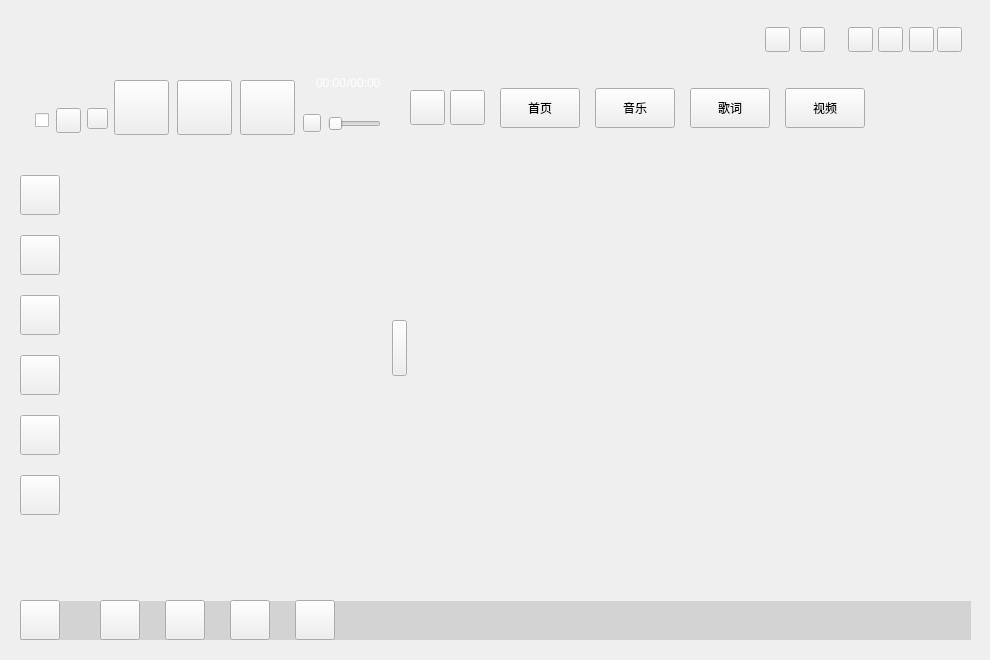
<?xml version="1.0" encoding="UTF-8"?>
<ui version="4.0">
 <class>MusicApplication</class>
 <widget class="QWidget" name="MusicApplication">
  <property name="geometry">
   <rect>
    <x>0</x>
    <y>0</y>
    <width>990</width>
    <height>660</height>
   </rect>
  </property>
  <property name="windowTitle">
   <string>天天酷音</string>
  </property>
  <property name="windowIcon">
   <iconset resource="../../musicQrc/MusicPlayer.qrc">
    <normaloff>:/image/windowicon</normaloff>:/image/windowicon</iconset>
  </property>
  <widget class="QToolButton" name="windowClose">
   <property name="geometry">
    <rect>
     <x>937</x>
     <y>27</y>
     <width>25</width>
     <height>25</height>
    </rect>
   </property>
   <property name="text">
    <string/>
   </property>
  </widget>
  <widget class="QToolButton" name="minimization">
   <property name="geometry">
    <rect>
     <x>909</x>
     <y>27</y>
     <width>25</width>
     <height>25</height>
    </rect>
   </property>
   <property name="text">
    <string/>
   </property>
  </widget>
  <widget class="QLabel" name="background">
   <property name="geometry">
    <rect>
     <x>20</x>
     <y>20</y>
     <width>950</width>
     <height>620</height>
    </rect>
   </property>
   <property name="styleSheet">
    <string notr="true"/>
   </property>
   <property name="text">
    <string/>
   </property>
   <property name="scaledContents">
    <bool>false</bool>
   </property>
  </widget>
  <widget class="QToolButton" name="musicPrivious">
   <property name="geometry">
    <rect>
     <x>114</x>
     <y>80</y>
     <width>55</width>
     <height>55</height>
    </rect>
   </property>
   <property name="text">
    <string/>
   </property>
  </widget>
  <widget class="QToolButton" name="musicNext">
   <property name="geometry">
    <rect>
     <x>240</x>
     <y>80</y>
     <width>55</width>
     <height>55</height>
    </rect>
   </property>
   <property name="text">
    <string/>
   </property>
  </widget>
  <widget class="MusicTimerSliderWidget" name="musicTimeWidget" native="true">
   <property name="geometry">
    <rect>
     <x>20</x>
     <y>45</y>
     <width>375</width>
     <height>40</height>
    </rect>
   </property>
   <property name="styleSheet">
    <string notr="true"/>
   </property>
  </widget>
  <widget class="QToolButton" name="menuSetting">
   <property name="geometry">
    <rect>
     <x>20</x>
     <y>600</y>
     <width>40</width>
     <height>40</height>
    </rect>
   </property>
   <property name="text">
    <string/>
   </property>
   <property name="popupMode">
    <enum>QToolButton::InstantPopup</enum>
   </property>
  </widget>
  <widget class="QToolButton" name="musicKey">
   <property name="geometry">
    <rect>
     <x>177</x>
     <y>80</y>
     <width>55</width>
     <height>55</height>
    </rect>
   </property>
   <property name="text">
    <string/>
   </property>
  </widget>
  <widget class="QToolButton" name="musicSound">
   <property name="geometry">
    <rect>
     <x>303</x>
     <y>114</y>
     <width>18</width>
     <height>18</height>
    </rect>
   </property>
   <property name="styleSheet">
    <string notr="true">border-image: url(:/image/soundmax);</string>
   </property>
   <property name="text">
    <string/>
   </property>
  </widget>
  <widget class="QSlider" name="musicSoundSlider">
   <property name="geometry">
    <rect>
     <x>328</x>
     <y>116</y>
     <width>53</width>
     <height>16</height>
    </rect>
   </property>
   <property name="orientation">
    <enum>Qt::Horizontal</enum>
   </property>
  </widget>
  <widget class="QStackedWidget" name="songsContainer">
   <property name="geometry">
    <rect>
     <x>60</x>
     <y>144</y>
     <width>331</width>
     <height>455</height>
    </rect>
   </property>
  </widget>
  <widget class="MusicMarqueeWidget" name="showCurrentSong" native="true">
   <property name="geometry">
    <rect>
     <x>90</x>
     <y>30</y>
     <width>200</width>
     <height>31</height>
    </rect>
   </property>
   <property name="styleSheet">
    <string notr="true">color:#FFFFFF;font-weight:bold;font-size:15px;</string>
   </property>
   <property name="text" stdset="0">
    <string>当前无正在播放的歌曲</string>
   </property>
  </widget>
  <widget class="QToolButton" name="musicSetting">
   <property name="geometry">
    <rect>
     <x>165</x>
     <y>600</y>
     <width>40</width>
     <height>40</height>
    </rect>
   </property>
   <property name="styleSheet">
    <string notr="true"/>
   </property>
   <property name="text">
    <string/>
   </property>
  </widget>
  <widget class="QToolButton" name="musicImport">
   <property name="geometry">
    <rect>
     <x>100</x>
     <y>600</y>
     <width>40</width>
     <height>40</height>
    </rect>
   </property>
   <property name="styleSheet">
    <string notr="true"/>
   </property>
   <property name="text">
    <string/>
   </property>
  </widget>
  <widget class="QToolButton" name="musicSearch">
   <property name="geometry">
    <rect>
     <x>230</x>
     <y>600</y>
     <width>40</width>
     <height>40</height>
    </rect>
   </property>
   <property name="styleSheet">
    <string notr="true"/>
   </property>
   <property name="text">
    <string/>
   </property>
  </widget>
  <widget class="QToolButton" name="musicCurrentLocation">
   <property name="geometry">
    <rect>
     <x>295</x>
     <y>600</y>
     <width>40</width>
     <height>40</height>
    </rect>
   </property>
   <property name="styleSheet">
    <string notr="true"/>
   </property>
   <property name="text">
    <string/>
   </property>
  </widget>
  <widget class="MusicLocalSongSearchInlineEdit" name="musicSongSearchLine" native="true">
   <property name="geometry">
    <rect>
     <x>504</x>
     <y>27</y>
     <width>261</width>
     <height>25</height>
    </rect>
   </property>
   <property name="styleSheet">
    <string notr="true"/>
   </property>
   <property name="text" stdset="0">
    <string/>
   </property>
  </widget>
  <widget class="QLabel" name="musicWindowSpace">
   <property name="geometry">
    <rect>
     <x>380</x>
     <y>20</y>
     <width>590</width>
     <height>45</height>
    </rect>
   </property>
   <property name="styleSheet">
    <string notr="true">border-image: url(:/image/screentop);</string>
   </property>
   <property name="text">
    <string/>
   </property>
  </widget>
  <widget class="QPushButton" name="musicSearchButton">
   <property name="geometry">
    <rect>
     <x>765</x>
     <y>27</y>
     <width>25</width>
     <height>25</height>
    </rect>
   </property>
   <property name="styleSheet">
    <string notr="true">border-image: url(:/share/searchlineleft);</string>
   </property>
   <property name="text">
    <string/>
   </property>
  </widget>
  <widget class="QToolButton" name="musicWindowChangeSkin">
   <property name="geometry">
    <rect>
     <x>800</x>
     <y>27</y>
     <width>25</width>
     <height>25</height>
    </rect>
   </property>
   <property name="styleSheet">
    <string notr="true"/>
   </property>
   <property name="text">
    <string/>
   </property>
  </widget>
  <widget class="QStackedWidget" name="SurfaceStackedWidget">
   <property name="geometry">
    <rect>
     <x>390</x>
     <y>144</y>
     <width>541</width>
     <height>455</height>
    </rect>
   </property>
   <property name="currentIndex">
    <number>0</number>
   </property>
   <widget class="QLabel" name="showPicture">
    <property name="styleSheet">
     <string notr="true">border-image:url(:/image/beauty)</string>
    </property>
   </widget>
   <widget class="MusicSongSearchOnlineWidget" name="songSearchWidget"/>
   <widget class="MusicLrcContainerForInline" name="musiclrccontainerforinline"/>
  </widget>
  <widget class="QPushButton" name="musicSearchWidgetButton">
   <property name="geometry">
    <rect>
     <x>595</x>
     <y>88</y>
     <width>80</width>
     <height>40</height>
    </rect>
   </property>
   <property name="styleSheet">
    <string notr="true"/>
   </property>
   <property name="text">
    <string>音乐</string>
   </property>
  </widget>
  <widget class="QPushButton" name="musicLrcWidgetButton">
   <property name="geometry">
    <rect>
     <x>690</x>
     <y>88</y>
     <width>80</width>
     <height>40</height>
    </rect>
   </property>
   <property name="styleSheet">
    <string notr="true"/>
   </property>
   <property name="text">
    <string>歌词</string>
   </property>
  </widget>
  <widget class="QPushButton" name="musicSearchRefreshButton">
   <property name="geometry">
    <rect>
     <x>450</x>
     <y>90</y>
     <width>35</width>
     <height>35</height>
    </rect>
   </property>
   <property name="styleSheet">
    <string notr="true"/>
   </property>
   <property name="text">
    <string/>
   </property>
  </widget>
  <widget class="QPushButton" name="musicIndexWidgetButton">
   <property name="geometry">
    <rect>
     <x>500</x>
     <y>88</y>
     <width>80</width>
     <height>40</height>
    </rect>
   </property>
   <property name="styleSheet">
    <string notr="true"/>
   </property>
   <property name="text">
    <string>首页</string>
   </property>
  </widget>
  <widget class="QLabel" name="showDownloadGif">
   <property name="geometry">
    <rect>
     <x>930</x>
     <y>510</y>
     <width>41</width>
     <height>101</height>
    </rect>
   </property>
   <property name="text">
    <string/>
   </property>
  </widget>
  <widget class="QCheckBox" name="musicDesktopLrc">
   <property name="geometry">
    <rect>
     <x>35</x>
     <y>113</y>
     <width>15</width>
     <height>15</height>
    </rect>
   </property>
   <property name="text">
    <string/>
   </property>
   <property name="checkable">
    <bool>true</bool>
   </property>
   <property name="checked">
    <bool>false</bool>
   </property>
  </widget>
  <widget class="QToolButton" name="musicBestLove">
   <property name="geometry">
    <rect>
     <x>87</x>
     <y>108</y>
     <width>21</width>
     <height>21</height>
    </rect>
   </property>
   <property name="text">
    <string/>
   </property>
  </widget>
  <widget class="QWidget" name="horizontalLayoutWidget">
   <property name="geometry">
    <rect>
     <x>400</x>
     <y>26</y>
     <width>101</width>
     <height>31</height>
    </rect>
   </property>
   <layout class="QHBoxLayout" name="userWindow">
    <property name="spacing">
     <number>0</number>
    </property>
    <property name="topMargin">
     <number>0</number>
    </property>
   </layout>
  </widget>
  <widget class="QToolButton" name="musicButton_tools">
   <property name="geometry">
    <rect>
     <x>20</x>
     <y>475</y>
     <width>40</width>
     <height>40</height>
    </rect>
   </property>
   <property name="text">
    <string/>
   </property>
   <property name="popupMode">
    <enum>QToolButton::InstantPopup</enum>
   </property>
  </widget>
  <widget class="MusicEnhancedWidget" name="musicEnhancedButton" native="true">
   <property name="geometry">
    <rect>
     <x>335</x>
     <y>95</y>
     <width>50</width>
     <height>20</height>
    </rect>
   </property>
  </widget>
  <widget class="QToolButton" name="musicWindowRemote">
   <property name="geometry">
    <rect>
     <x>878</x>
     <y>27</y>
     <width>25</width>
     <height>25</height>
    </rect>
   </property>
   <property name="styleSheet">
    <string notr="true"/>
   </property>
   <property name="text">
    <string/>
   </property>
  </widget>
  <widget class="QToolButton" name="musicButton_playlist">
   <property name="geometry">
    <rect>
     <x>20</x>
     <y>175</y>
     <width>40</width>
     <height>40</height>
    </rect>
   </property>
   <property name="styleSheet">
    <string notr="true"/>
   </property>
   <property name="text">
    <string/>
   </property>
  </widget>
  <widget class="QToolButton" name="musicButton_radio">
   <property name="geometry">
    <rect>
     <x>20</x>
     <y>235</y>
     <width>40</width>
     <height>40</height>
    </rect>
   </property>
   <property name="styleSheet">
    <string notr="true"/>
   </property>
   <property name="text">
    <string/>
   </property>
  </widget>
  <widget class="QToolButton" name="musicButton_mydownl">
   <property name="geometry">
    <rect>
     <x>20</x>
     <y>295</y>
     <width>40</width>
     <height>40</height>
    </rect>
   </property>
   <property name="styleSheet">
    <string notr="true"/>
   </property>
   <property name="text">
    <string/>
   </property>
  </widget>
  <widget class="QToolButton" name="musicButton_cloud">
   <property name="geometry">
    <rect>
     <x>20</x>
     <y>415</y>
     <width>40</width>
     <height>40</height>
    </rect>
   </property>
   <property name="styleSheet">
    <string notr="true"/>
   </property>
   <property name="text">
    <string/>
   </property>
  </widget>
  <widget class="QPushButton" name="vedioWidgetButton">
   <property name="geometry">
    <rect>
     <x>785</x>
     <y>88</y>
     <width>80</width>
     <height>40</height>
    </rect>
   </property>
   <property name="styleSheet">
    <string notr="true"/>
   </property>
   <property name="text">
    <string>视频</string>
   </property>
  </widget>
  <widget class="QLabel" name="playCurrentTime">
   <property name="geometry">
    <rect>
     <x>316</x>
     <y>75</y>
     <width>30</width>
     <height>15</height>
    </rect>
   </property>
   <property name="styleSheet">
    <string notr="true">color:#FFFFFF;</string>
   </property>
   <property name="text">
    <string>00:00</string>
   </property>
  </widget>
  <widget class="QLabel" name="playTotalTime">
   <property name="geometry">
    <rect>
     <x>347</x>
     <y>75</y>
     <width>35</width>
     <height>15</height>
    </rect>
   </property>
   <property name="styleSheet">
    <string notr="true">color:#FFFFFF;</string>
   </property>
   <property name="text">
    <string>/00:00</string>
   </property>
  </widget>
  <widget class="QToolButton" name="musicPlayMode">
   <property name="geometry">
    <rect>
     <x>56</x>
     <y>108</y>
     <width>25</width>
     <height>25</height>
    </rect>
   </property>
   <property name="text">
    <string/>
   </property>
  </widget>
  <widget class="QToolButton" name="musicWindowConcise">
   <property name="geometry">
    <rect>
     <x>848</x>
     <y>27</y>
     <width>25</width>
     <height>25</height>
    </rect>
   </property>
   <property name="styleSheet">
    <string notr="true"/>
   </property>
   <property name="text">
    <string/>
   </property>
  </widget>
  <widget class="QLabel" name="musicWindowSpace_2">
   <property name="geometry">
    <rect>
     <x>20</x>
     <y>601</y>
     <width>951</width>
     <height>39</height>
    </rect>
   </property>
   <property name="styleSheet">
    <string notr="true">background-color:rgba(0,0,0,30)</string>
   </property>
   <property name="text">
    <string/>
   </property>
  </widget>
  <widget class="QLabel" name="resizeWindowLabel">
   <property name="geometry">
    <rect>
     <x>950</x>
     <y>620</y>
     <width>15</width>
     <height>15</height>
    </rect>
   </property>
   <property name="pixmap">
    <pixmap resource="../../musicQrc/MusicPlayer.qrc">:/image/resizeWindow</pixmap>
   </property>
  </widget>
  <widget class="QWidget" name="verticalLayoutWidget">
   <property name="geometry">
    <rect>
     <x>35</x>
     <y>35</y>
     <width>46</width>
     <height>21</height>
    </rect>
   </property>
   <layout class="QVBoxLayout" name="musicQualityWindow"/>
  </widget>
  <widget class="QToolButton" name="musicButton_mobile">
   <property name="geometry">
    <rect>
     <x>20</x>
     <y>355</y>
     <width>40</width>
     <height>40</height>
    </rect>
   </property>
   <property name="styleSheet">
    <string notr="true"/>
   </property>
   <property name="text">
    <string/>
   </property>
  </widget>
  <widget class="QPushButton" name="lrcDisplayAllButton">
   <property name="enabled">
    <bool>true</bool>
   </property>
   <property name="geometry">
    <rect>
     <x>392</x>
     <y>320</y>
     <width>15</width>
     <height>56</height>
    </rect>
   </property>
   <property name="autoFillBackground">
    <bool>false</bool>
   </property>
   <property name="styleSheet">
    <string notr="true">QPushButton{border:none;background:transparent;};</string>
   </property>
  </widget>
  <widget class="QPushButton" name="musicSearchBackButton">
   <property name="geometry">
    <rect>
     <x>410</x>
     <y>90</y>
     <width>35</width>
     <height>35</height>
    </rect>
   </property>
   <property name="styleSheet">
    <string notr="true"/>
   </property>
   <property name="text">
    <string/>
   </property>
  </widget>
  <action name="action_About">
   <property name="text">
    <string>关于天天酷音(&amp;A)</string>
   </property>
   <property name="toolTip">
    <string>关于天天酷音</string>
   </property>
   <property name="shortcut">
    <string>Ctrl+A</string>
   </property>
  </action>
  <action name="action_Quit">
   <property name="icon">
    <iconset resource="../../musicQrc/MusicPlayer.qrc">
     <normaloff>:/image/close</normaloff>:/image/close</iconset>
   </property>
   <property name="text">
    <string>退出(&amp;Q)</string>
   </property>
   <property name="toolTip">
    <string>退出</string>
   </property>
   <property name="shortcut">
    <string>Ctrl+Q</string>
   </property>
  </action>
  <action name="action_ImportSongs">
   <property name="icon">
    <iconset resource="../../musicQrc/MusicPlayer.qrc">
     <normaloff>:/appTools/import</normaloff>:/appTools/import</iconset>
   </property>
   <property name="text">
    <string>导入本地歌曲(&amp;I)</string>
   </property>
   <property name="toolTip">
    <string>添加歌曲</string>
   </property>
   <property name="shortcut">
    <string>Ctrl+I</string>
   </property>
  </action>
  <action name="action_Privious">
   <property name="icon">
    <iconset resource="../../musicQrc/MusicPlayer.qrc">
     <normaloff>:/image/privious</normaloff>:/image/privious</iconset>
   </property>
   <property name="text">
    <string>上一曲(&amp;P)</string>
   </property>
   <property name="toolTip">
    <string>上一曲</string>
   </property>
   <property name="shortcut">
    <string>Ctrl+Left</string>
   </property>
  </action>
  <action name="action_Next">
   <property name="icon">
    <iconset resource="../../musicQrc/MusicPlayer.qrc">
     <normaloff>:/image/next</normaloff>:/image/next</iconset>
   </property>
   <property name="text">
    <string>下一曲(&amp;N)</string>
   </property>
   <property name="toolTip">
    <string>下一曲</string>
   </property>
   <property name="shortcut">
    <string>Ctrl+Right</string>
   </property>
  </action>
  <action name="action_Play">
   <property name="icon">
    <iconset resource="../../musicQrc/MusicPlayer.qrc">
     <normaloff>:/image/play</normaloff>:/image/play</iconset>
   </property>
   <property name="text">
    <string>播放/暂停</string>
   </property>
   <property name="toolTip">
    <string>播放/暂停</string>
   </property>
   <property name="shortcut">
    <string>Ctrl+B</string>
   </property>
  </action>
  <action name="action_VolumePlus">
   <property name="icon">
    <iconset resource="../../musicQrc/MusicPlayer.qrc">
     <normaloff>:/image/soundmax</normaloff>:/image/soundmax</iconset>
   </property>
   <property name="text">
    <string>音量(&amp;+)</string>
   </property>
   <property name="toolTip">
    <string>增加音量</string>
   </property>
   <property name="shortcut">
    <string>Ctrl+Up</string>
   </property>
  </action>
  <action name="action_VolumeSub">
   <property name="icon">
    <iconset resource="../../musicQrc/MusicPlayer.qrc">
     <normaloff>:/image/soundmin</normaloff>:/image/soundmin</iconset>
   </property>
   <property name="text">
    <string>音量(&amp;-)</string>
   </property>
   <property name="toolTip">
    <string>降低音量</string>
   </property>
   <property name="shortcut">
    <string>Ctrl+Down</string>
   </property>
  </action>
  <action name="action_OrderPlay">
   <property name="icon">
    <iconset resource="../../musicQrc/MusicPlayer.qrc">
     <normaloff>:/image/orderplay</normaloff>:/image/orderplay</iconset>
   </property>
   <property name="text">
    <string>顺序播放</string>
   </property>
   <property name="toolTip">
    <string>顺序播放</string>
   </property>
   <property name="shortcut">
    <string>Alt+1</string>
   </property>
  </action>
  <action name="action_RandomPlay">
   <property name="icon">
    <iconset resource="../../musicQrc/MusicPlayer.qrc">
     <normaloff>:/image/randomplay</normaloff>:/image/randomplay</iconset>
   </property>
   <property name="text">
    <string>随机播放</string>
   </property>
   <property name="toolTip">
    <string>随机播放</string>
   </property>
   <property name="shortcut">
    <string>Alt+2</string>
   </property>
  </action>
  <action name="action_SingleCycle">
   <property name="icon">
    <iconset resource="../../musicQrc/MusicPlayer.qrc">
     <normaloff>:/image/oneloop</normaloff>:/image/oneloop</iconset>
   </property>
   <property name="text">
    <string>单曲循环</string>
   </property>
   <property name="toolTip">
    <string>单曲循环</string>
   </property>
   <property name="shortcut">
    <string>Alt+3</string>
   </property>
  </action>
  <action name="action_ListCycle">
   <property name="icon">
    <iconset resource="../../musicQrc/MusicPlayer.qrc">
     <normaloff>:/image/listloop</normaloff>:/image/listloop</iconset>
   </property>
   <property name="text">
    <string>列表循环</string>
   </property>
   <property name="toolTip">
    <string>列表循环</string>
   </property>
   <property name="shortcut">
    <string>Alt+4</string>
   </property>
  </action>
  <action name="action_Setting">
   <property name="icon">
    <iconset resource="../../musicQrc/MusicPlayer.qrc">
     <normaloff>:/appTools/setting</normaloff>:/appTools/setting</iconset>
   </property>
   <property name="text">
    <string>设置(&amp;S)</string>
   </property>
   <property name="toolTip">
    <string>设置</string>
   </property>
   <property name="shortcut">
    <string>Ctrl+S</string>
   </property>
  </action>
  <action name="action_ItemOnce">
   <property name="icon">
    <iconset resource="../../musicQrc/MusicPlayer.qrc">
     <normaloff>:/image/playonce</normaloff>:/image/playonce</iconset>
   </property>
   <property name="text">
    <string>单曲播放</string>
   </property>
   <property name="shortcut">
    <string>Alt+5</string>
   </property>
  </action>
  <zorder>background</zorder>
  <zorder>musicPrivious</zorder>
  <zorder>musicNext</zorder>
  <zorder>musicKey</zorder>
  <zorder>musicSound</zorder>
  <zorder>musicSoundSlider</zorder>
  <zorder>songsContainer</zorder>
  <zorder>showCurrentSong</zorder>
  <zorder>musicWindowSpace</zorder>
  <zorder>musicSongSearchLine</zorder>
  <zorder>musicSearchButton</zorder>
  <zorder>musicWindowChangeSkin</zorder>
  <zorder>SurfaceStackedWidget</zorder>
  <zorder>musicSearchWidgetButton</zorder>
  <zorder>musicLrcWidgetButton</zorder>
  <zorder>musicSearchRefreshButton</zorder>
  <zorder>musicIndexWidgetButton</zorder>
  <zorder>showDownloadGif</zorder>
  <zorder>musicDesktopLrc</zorder>
  <zorder>musicBestLove</zorder>
  <zorder>horizontalLayoutWidget</zorder>
  <zorder>musicButton_tools</zorder>
  <zorder>musicWindowRemote</zorder>
  <zorder>musicButton_playlist</zorder>
  <zorder>musicButton_radio</zorder>
  <zorder>musicButton_mydownl</zorder>
  <zorder>musicButton_cloud</zorder>
  <zorder>musicTimeWidget</zorder>
  <zorder>vedioWidgetButton</zorder>
  <zorder>playCurrentTime</zorder>
  <zorder>playTotalTime</zorder>
  <zorder>musicPlayMode</zorder>
  <zorder>musicWindowConcise</zorder>
  <zorder>musicWindowSpace_2</zorder>
  <zorder>musicSetting</zorder>
  <zorder>menuSetting</zorder>
  <zorder>musicCurrentLocation</zorder>
  <zorder>musicImport</zorder>
  <zorder>musicSearch</zorder>
  <zorder>resizeWindowLabel</zorder>
  <zorder>minimization</zorder>
  <zorder>verticalLayoutWidget</zorder>
  <zorder>musicEnhancedButton</zorder>
  <zorder>musicButton_mobile</zorder>
  <zorder>lrcDisplayAllButton</zorder>
  <zorder>windowClose</zorder>
  <zorder>musicSearchBackButton</zorder>
 </widget>
 <layoutdefault spacing="6" margin="11"/>
 <customwidgets>
  <customwidget>
   <class>MusicMarqueeWidget</class>
   <extends>QWidget</extends>
   <header>musicmarqueewidget.h</header>
   <container>1</container>
  </customwidget>
  <customwidget>
   <class>MusicLrcContainerForInline</class>
   <extends>QWidget</extends>
   <header>musiclrccontainerforinline.h</header>
   <container>1</container>
  </customwidget>
  <customwidget>
   <class>MusicSongSearchOnlineWidget</class>
   <extends>QWidget</extends>
   <header>musicsongsearchonlinewidget.h</header>
   <container>1</container>
  </customwidget>
  <customwidget>
   <class>MusicTimerSliderWidget</class>
   <extends>QWidget</extends>
   <header>musictimersliderwidget.h</header>
   <container>1</container>
  </customwidget>
  <customwidget>
   <class>MusicLocalSongSearchInlineEdit</class>
   <extends>QWidget</extends>
   <header>musiclocalsongsearchinlineedit.h</header>
   <container>1</container>
  </customwidget>
  <customwidget>
   <class>MusicEnhancedWidget</class>
   <extends>QWidget</extends>
   <header>musicenhancedwidget.h</header>
   <container>1</container>
  </customwidget>
 </customwidgets>
 <resources>
  <include location="../../musicQrc/MusicPlayer.qrc"/>
 </resources>
 <connections/>
</ui>
